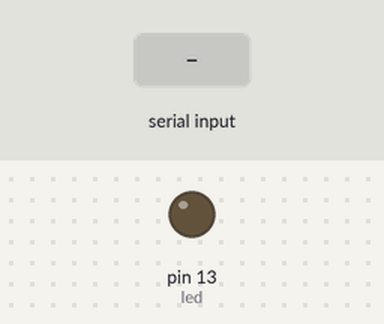
A sketch run on a simulated Arduino Uno, built with avr-gcc and run on an emulated ATmega328P. On the bench: output pins drawn as LEDs (lit = HIGH). The test bench sets the inputs (shaded band).

Above: at 1.2 s.
1.3 s: "X" received over Serial
At 2.0 s:
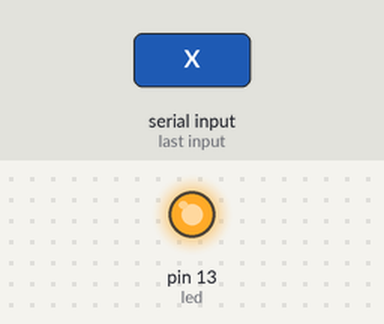
2.8 s: "Y" received over Serial
At 3.2 s:
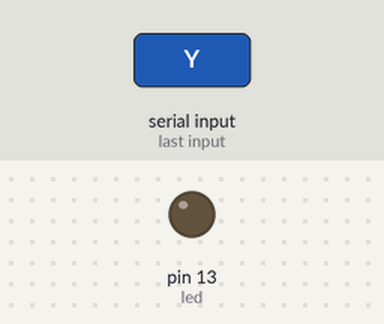
Timing chart, 0 to 5.8 s (numbered marks = the images above; inputs shaded):
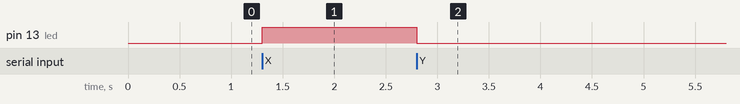

Measured:
- after the input at 1.3 s, pin 13 (led): LOW → HIGH at once
- after the input at 2.8 s, pin 13 (led): HIGH → LOW at once

The sketch:

bluetooth.ino
```cpp
int led=13;
void setup(){
  pinMode(led,OUTPUT);
  Serial.begin(9600);
}
void loop(){
  int d=Serial.read();
  if(d=='X'){
  digitalWrite(led,HIGH);
}
if(d=='Y'){
  digitalWrite(led,LOW);
}
}
```
